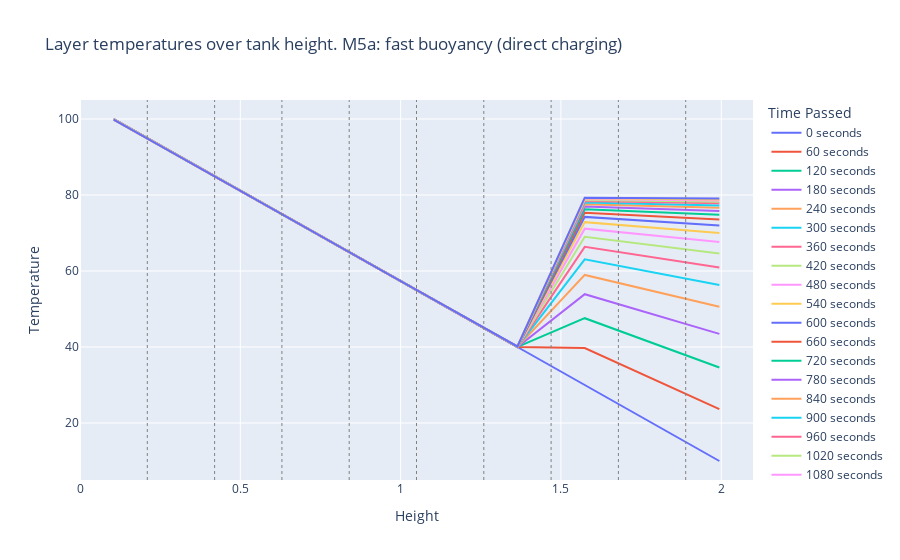
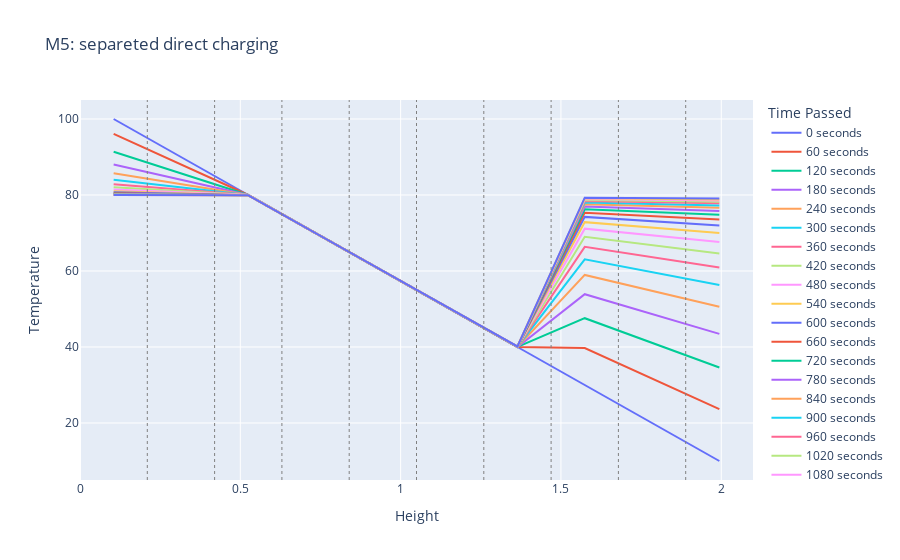
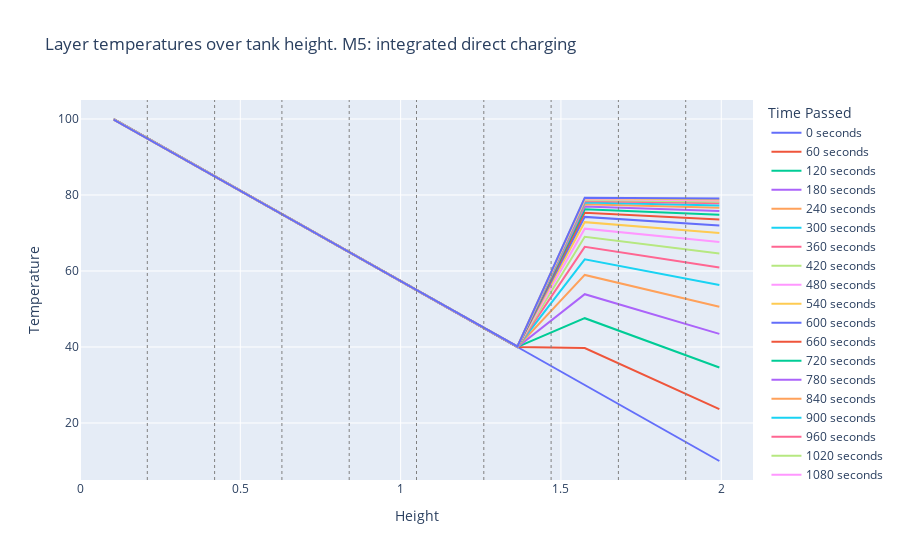

Source (notebook cell) for these figures, in order:
### Code cell
print("beta_i", beta_i)
print("beta_top", beta_top)
print("beta_bottom", beta_bottom)

qloss = 138.75
Uwert = (qloss)/((P_i*z + 2*A_i)*(65-20))
Uwert2 = (qloss)/((P_i*z + A_i)*(65-20))
print("U-wert", Uwert)
print("U-wert2", Uwert2)
print("defined k_i", k_i)
"""
# MODEL 0 - only dif (no inputs)
tank_vector0 = HeatDistributionVector_model0(alpha, z, T_zero, dt)
stability0 = tank_vector0.stability_check()
if (stability0 == 0):
    # Solve for the temperatures
    final_temperature0, results0 = tank_vector0.vector_solve(num_steps)
    # Plot the results
    plot_results_height(results0, tank_vector0.heights, dt, z, dz, "Tank layer temperatures over tank height. M0: only heat diffusion (no input)")
    plot_results_time(results0, dt, "Temperature development of each layer over time. M0: only heat diffusion (no input)")
"""
"""
# MODEL 2 - heat losses (with inputs)
tank_vector2 = HeatDistributionVector_model2(alpha, beta_i, beta_bottom, beta_top, lambda_i, phi_i, z, T_a, T_zero, dt, Qdot, mdot, Tm)
stability2 = tank_vector2.stability_check()
if (stability2 == 0):
    # Solve for the temperatures
    final_temperature2, results2 = tank_vector2.vector_solve(num_steps)
    # Plot the results
    plot_results_height(results2, tank_vector2.heights, dt, z, dz, "M2: heat losses (with input), Layer temperatures over tank height. ")
    #plot_results_time(results2, dt, "Temperature development of each layer over time. M2: heat losses (with input)")


# MODEL 3 - slow buoy (no inputs)
tank_vector3 = HeatDistributionVector_model3(alpha, beta_i, beta_bottom, beta_top, lambda_i, phi_i, z, T_a, T_zero, dt, Qdot, mdot, Tm)
stability3 = tank_vector3.stability_check()
if (stability3 == 0):
    # Solve for the temperatures
    final_temperature3, results3 = tank_vector3.vector_solve(num_steps)
    # Plot the results
    plot_results_height(results3, tank_vector3.heights, dt, z, dz, "M3: slow buoyancy, Layer temperatures over tank height")
    #plot_results_time(results3, dt, "Temperature development of each layer over time. M3: slow buoyancy")

"""

"""
# MODEL 4a - fast buoy (only charging +qdot)
tank_vector4a = HeatDistributionVector_model4a(alpha, beta_i, beta_bottom, beta_top, lambda_i, phi_i, z, T_a, T_zero, dt, Qdot_char, mdot, Tm)
stability4a = tank_vector4a.stability_check()
if (stability4a == 0):
    # Solve for the temperatures
    final_temperature4, results4a = tank_vector4a.vector_solve(num_steps)
    # Plot the results
    plot_results_height(results4a, tank_vector4a.heights, dt, z, dz, "M4a: fast buoyancy (only indirect charging), Layer temperatures over tank height. ")
    #plot_results_time(results4a, dt, "M4a: fast buoyancy (only indirect charging), Temperature development of each layer over time.)")

# MODEL 4b - fast buoy (only discharging -qdot)
tank_vector4b = HeatDistributionVector_model4b(alpha, beta_i, beta_bottom, beta_top, lambda_i, phi_i, z, T_a, T_zero, dt, Qdot_dischar, mdot, Tm)
stability4b = tank_vector4b.stability_check()
if (stability4b == 0):
    # Solve for the temperatures
    final_temperature4b, results4b = tank_vector4b.vector_solve(num_steps)
    # Plot the results
    plot_results_height(results4b, tank_vector4b.heights, dt, z, dz, "M4b: fast buoyancy (only indirect discharging), Layer temperatures over tank height. ")
    #plot_results_time(results4b, dt, "M4b: fast buoyancy (only indirect discharging), Temperature development of each layer over time.)")

# MODEL 4c - fast buoy (qdot separate)
tank_vector4c = HeatDistributionVector_model4c(alpha, beta_i, beta_bottom, beta_top, lambda_i, phi_i, z, T_a, T_zero, dt, Qdot_char, Qdot_dischar, mdot, Tm)
stability4c = tank_vector4c.stability_check()
if (stability4c == 0):
    # Solve for the temperatures
    final_temperature4c, results4c = tank_vector4c.vector_solve(num_steps)
    # Plot the results
    plot_results_height(results4c, tank_vector4c.heights, dt, z, dz, "Layer temperatures over tank height. M4c: separate qdot")
    #plot_results_time(results4c, dt, "M4: fast buoyancy (only indirect charging), Temperature development of each layer over time.)")
    

# MODEL 4d - fast buoy (qdot together)
tank_vector4d = HeatDistributionVector_model4d(alpha, beta_i, beta_bottom, beta_top, lambda_i, phi_i, z, T_a, T_zero, dt, Qdot, mdot, Tm)
stability4d = tank_vector4d.stability_check()
if (stability4d == 0):
    # Solve for the temperatures
    final_temperature4d, results4d = tank_vector4d.vector_solve(num_steps)
    # Plot the results
    plot_results_height(results4d, tank_vector4d.heights, dt, z, dz, "Layer temperatures over tank height. M4d: together")
    #plot_results_time(results4, dt, "M4: fast buoyancy (only indirect charging), Temperature development of each layer over time.)")
    

# MODEL 4 - fast buoy (qdot integrated)
tank_vector4 = HeatDistributionVector_model4(alpha, beta_i, beta_bottom, beta_top, lambda_i, phi_i, z, T_a, T_zero, dt, Qdot, mdot, Tm)
stability4 = tank_vector4.stability_check()
if (stability4 == 0):
    # Solve for the temperatures
    final_temperature4, results4 = tank_vector4.vector_solve(num_steps)
    # Plot the results
    plot_results_height(results4, tank_vector4.heights, dt, z, dz, "Layer temperatures over tank height. M4: integrated")
    #plot_results_time(results4, dt, "M4: fast buoyancy (only indirect charging), Temperature development of each layer over time.)")
    
"""
# MODEL 5a - fast buoy (mdot - only direct charging)
tank_vector5a = HeatDistributionVector_model5a(alpha, beta_i, beta_bottom, beta_top, lambda_i, phi_i, z, T_a, T_zero, dt, Qdot, mdot, Tm)
stability5a = tank_vector5a.stability_check()
if (stability5a == 0):
    # Solve for the temperatures
    final_temperature5a, results5a = tank_vector5a.vector_solve(num_steps)
    # Plot the results
    plot_results_height(results5a, tank_vector5a.heights, dt, z, dz, "Layer temperatures over tank height. M5a: fast buoyancy (direct charging)")
    #plot_results_time(results4, dt, "M4: fast buoyancy (only indirect charging), Temperature development of each layer over time.)")



# MODEL 5b - fast buoy (mdot - separated)
tank_vector5b = HeatDistributionVector_model5b(alpha, beta_i, beta_bottom, beta_top, lambda_i, phi_i, z, T_a, T_zero, dt, Qdot, mdot, Tm)
stability5b = tank_vector5b.stability_check()
if (stability5b == 0):
    # Solve for the temperatures
    final_temperature5b, results5b = tank_vector5b.vector_solve(num_steps)
    # Plot the results
    plot_results_height(results5b, tank_vector5b.heights, dt, z, dz, "M5: separeted direct charging")
    #plot_results_time(results4, dt, "M4: fast buoyancy (only indirect charging), Temperature development of each layer over time.)")


# MODEL 5 - fast buoy (mdot - integrated)
tank_vector5 = HeatDistributionVector_model5(alpha, beta_i, beta_bottom, beta_top, lambda_i, phi_i, z, T_a, T_zero, dt, Qdot, mdot, Tm)
stability5 = tank_vector5.stability_check()
if (stability5 == 0):
    # Solve for the temperatures
    final_temperature5, results5 = tank_vector5.vector_solve(num_steps)
    # Plot the results
    plot_results_height(results5, tank_vector5.heights, dt, z, dz, "Layer temperatures over tank height. M5: integrated direct charging")
    #plot_results_time(results4, dt, "M4: fast buoyancy (only indirect charging), Temperature development of each layer over time.)")

    



"""
# MODEL 5 - fast buoy (integrated)
tank_vector5 = HeatDistributionVector_model5(alpha, beta_i, beta_bottom, beta_top, lambda_i, phi_i, z, T_a, T_zero, dt, Qdot_mat, mdot_mat, Tm_mat)
stability5 = tank_vector5.stability_check()
if (stability5 == 0):
    # Solve for the temperatures
    final_temperature5, results5 = tank_vector5.vector_solve(num_steps)
    # Plot the results
    plot_results_height(results5, tank_vector5.heights, dt, z, dz, "Layer temperatures over tank height. M5: integrated direct charging")
    #plot_results_time(results4, dt, "M4: fast buoyancy (only indirect charging), Temperature development of each layer over time.)")
"""

### Figure 1 — Plotly figure (JSON) as saved in the notebook; plotly's stock layout.template omitted (floating-point values rounded to 4 significant figures)
{"data": [{"mode": "lines", "name": "0 seconds", "type": "scatter", "x": [0.105, 0.3149, 0.5248, 0.7347, 0.9446, 1.154, 1.364, 1.574, 1.784, 1.994], "y": [100, 90, 80, 70, 60, 50, 40, 30, 20, 10]}, {"mode": "lines", "name": "60 seconds", "type": "scatter", "x": [0.105, 0.3149, 0.5248, 0.7347, 0.9446, 1.154, 1.364, 1.574, 1.784, 1.994], "y": [99.99, 90.0, 80.0, 70.0, 60.0, 50.0, 40.0, 39.74, 31.69, 23.64]}, {"mode": "lines", "name": "120 seconds", "type": "scatter", "x": [0.105, 0.3149, 0.5248, 0.7347, 0.9446, 1.154, 1.364, 1.574, 1.784, 1.994], "y": [99.98, 89.99, 80.0, 70.0, 60.0, 50.0, 40.0, 47.58, 41.1, 34.62]}, {"mode": "lines", "name": "180 seconds", "type": "scatter", "x": [0.105, 0.3149, 0.5248, 0.7347, 0.9446, 1.154, 1.364, 1.574, 1.784, 1.994], "y": [99.98, 89.99, 79.99, 69.99, 60.0, 50.0, 40.0, 53.89, 48.67, 43.46]}, {"mode": "lines", "name": "240 seconds", "type": "scatter", "x": [0.105, 0.3149, 0.5248, 0.7347, 0.9446, 1.154, 1.364, 1.574, 1.784, 1.994], "y": [99.97, 89.99, 79.99, 69.99, 59.99, 50.0, 40.01, 58.97, 54.77, 50.57]}, {"mode": "lines", "name": "300 seconds", "type": "scatter", "x": [0.105, 0.3149, 0.5248, 0.7347, 0.9446, 1.154, 1.364, 1.574, 1.784, 1.994], "y": [99.96, 89.99, 79.99, 69.99, 59.99, 49.99, 40.01, 63.06, 59.69, 56.3]}, {"mode": "lines", "name": "360 seconds", "type": "scatter", "x": [0.105, 0.3149, 0.5248, 0.7347, 0.9446, 1.154, 1.364, 1.574, 1.784, 1.994], "y": [99.95, 89.98, 79.99, 69.99, 59.99, 49.99, 40.02, 66.35, 63.64, 60.92]}, {"mode": "lines", "name": "420 seconds", "type": "scatter", "x": [0.105, 0.3149, 0.5248, 0.7347, 0.9446, 1.154, 1.364, 1.574, 1.784, 1.994], "y": [99.95, 89.98, 79.98, 69.99, 59.99, 49.99, 40.02, 69.0, 66.83, 64.63]}, {"mode": "lines", "name": "480 seconds", "type": "scatter", "x": [0.105, 0.3149, 0.5248, 0.7347, 0.9446, 1.154, 1.364, 1.574, 1.784, 1.994], "y": [99.94, 89.98, 79.98, 69.99, 59.99, 49.99, 40.03, 71.14, 69.39, 67.62]}, {"mode": "lines", "name": "540 seconds", "type": "scatter", "x": [0.105, 0.3149, 0.5248, 0.7347, 0.9446, 1.154, 1.364, 1.574, 1.784, 1.994], "y": [99.93, 89.98, 79.98, 69.98, 59.99, 49.99, 40.04, 72.86, 71.46, 70.03]}, {"mode": "lines", "name": "600 seconds", "type": "scatter", "x": [0.105, 0.3149, 0.5248, 0.7347, 0.9446, 1.154, 1.364, 1.574, 1.784, 1.994], "y": [99.92, 89.97, 79.98, 69.98, 59.99, 49.99, 40.05, 74.24, 73.12, 71.97]}, {"mode": "lines", "name": "660 seconds", "type": "scatter", "x": [0.105, 0.3149, 0.5248, 0.7347, 0.9446, 1.154, 1.364, 1.574, 1.784, 1.994], "y": [99.92, 89.97, 79.98, 69.98, 59.98, 49.99, 40.05, 75.35, 74.46, 73.53]}, {"mode": "lines", "name": "720 seconds", "type": "scatter", "x": [0.105, 0.3149, 0.5248, 0.7347, 0.9446, 1.154, 1.364, 1.574, 1.784, 1.994], "y": [99.91, 89.97, 79.97, 69.98, 59.98, 49.99, 40.06, 76.25, 75.53, 74.79]}, {"mode": "lines", "name": "780 seconds", "type": "scatter", "x": [0.105, 0.3149, 0.5248, 0.7347, 0.9446, 1.154, 1.364, 1.574, 1.784, 1.994], "y": [99.9, 89.97, 79.97, 69.98, 59.98, 49.99, 40.07, 76.97, 76.4, 75.8]}, {"mode": "lines", "name": "840 seconds", "type": "scatter", "x": [0.105, 0.3149, 0.5248, 0.7347, 0.9446, 1.154, 1.364, 1.574, 1.784, 1.994], "y": [99.89, 89.96, 79.97, 69.97, 59.98, 49.98, 40.08, 77.55, 77.1, 76.61]}, {"mode": "lines", "name": "900 seconds", "type": "scatter", "x": [0.105, 0.3149, 0.5248, 0.7347, 0.9446, 1.154, 1.364, 1.574, 1.784, 1.994], "y": [99.89, 89.96, 79.97, 69.97, 59.98, 49.98, 40.09, 78.02, 77.66, 77.27]}, {"mode": "lines", "name": "960 seconds", "type": "scatter", "x": [0.105, 0.3149, 0.5248, 0.7347, 0.9446, 1.154, 1.364, 1.574, 1.784, 1.994], "y": [99.88, 89.96, 79.97, 69.97, 59.98, 49.98, 40.1, 78.39, 78.12, 77.8]}, {"mode": "lines", "name": "1020 seconds", "type": "scatter", "x": [0.105, 0.3149, 0.5248, 0.7347, 0.9446, 1.154, 1.364, 1.574, 1.784, 1.994], "y": [99.87, 89.96, 79.96, 69.97, 59.98, 49.98, 40.11, 78.7, 78.48, 78.22]}, {"mode": "lines", "name": "1080 seconds", "type": "scatter", "x": [0.105, 0.3149, 0.5248, 0.7347, 0.9446, 1.154, 1.364, 1.574, 1.784, 1.994], "y": [99.86, 89.95, 79.96, 69.97, 59.97, 49.98, 40.12, 78.94, 78.77, 78.56]}, {"mode": "lines", "name": "1140 seconds", "type": "scatter", "x": [0.105, 0.3149, 0.5248, 0.7347, 0.9446, 1.154, 1.364, 1.574, 1.784, 1.994], "y": [99.86, 89.95, 79.96, 69.97, 59.97, 49.98, 40.12, 79.14, 79.01, 78.84]}, {"mode": "lines", "name": "1200 seconds", "type": "scatter", "x": [0.105, 0.3149, 0.5248, 0.7347, 0.9446, 1.154, 1.364, 1.574, 1.784, 1.994], "y": [99.85, 89.95, 79.96, 69.96, 59.97, 49.98, 40.13, 79.3, 79.2, 79.06]}], "layout": {"legend": {"title": {"text": "Time Passed"}}, "shapes": [{"line": {"color": "grey", "dash": "dot", "width": 1}, "type": "line", "x0": 0.2099, "x1": 0.2099, "xref": "x", "y0": 0, "y1": 1, "yref": "paper"}, {"line": {"color": "grey", "dash": "dot", "width": 1}, "type": "line", "x0": 0.4198, "x1": 0.4198, "xref": "x", "y0": 0, "y1": 1, "yref": "paper"}, {"line": {"color": "grey", "dash": "dot", "width": 1}, "type": "line", "x0": 0.6297, "x1": 0.6297, "xref": "x", "y0": 0, "y1": 1, "yref": "paper"}, {"line": {"color": "grey", "dash": "dot", "width": 1}, "type": "line", "x0": 0.8396, "x1": 0.8396, "xref": "x", "y0": 0, "y1": 1, "yref": "paper"}, {"line": {"color": "grey", "dash": "dot", "width": 1}, "type": "line", "x0": 1.05, "x1": 1.05, "xref": "x", "y0": 0, "y1": 1, "yref": "paper"}, {"line": {"color": "grey", "dash": "dot", "width": 1}, "type": "line", "x0": 1.259, "x1": 1.259, "xref": "x", "y0": 0, "y1": 1, "yref": "paper"}, {"line": {"color": "grey", "dash": "dot", "width": 1}, "type": "line", "x0": 1.469, "x1": 1.469, "xref": "x", "y0": 0, "y1": 1, "yref": "paper"}, {"line": {"color": "grey", "dash": "dot", "width": 1}, "type": "line", "x0": 1.679, "x1": 1.679, "xref": "x", "y0": 0, "y1": 1, "yref": "paper"}, {"line": {"color": "grey", "dash": "dot", "width": 1}, "type": "line", "x0": 1.889, "x1": 1.889, "xref": "x", "y0": 0, "y1": 1, "yref": "paper"}], "title": {"text": "Layer temperatures over tank height. M5a: fast buoyancy (direct charging)"}, "xaxis": {"range": [0, 2.099], "title": {"text": "Height"}}, "yaxis": {"title": {"text": "Temperature"}}}}

### Figure 2 — Plotly figure (JSON) as saved in the notebook; plotly's stock layout.template omitted (floating-point values rounded to 4 significant figures)
{"data": [{"mode": "lines", "name": "0 seconds", "type": "scatter", "x": [0.105, 0.3149, 0.5248, 0.7347, 0.9446, 1.154, 1.364, 1.574, 1.784, 1.994], "y": [100, 90, 80, 70, 60, 50, 40, 30, 20, 10]}, {"mode": "lines", "name": "60 seconds", "type": "scatter", "x": [0.105, 0.3149, 0.5248, 0.7347, 0.9446, 1.154, 1.364, 1.574, 1.784, 1.994], "y": [96.1, 88.05, 80.0, 70.0, 60.0, 50.0, 40.0, 39.74, 31.69, 23.64]}, {"mode": "lines", "name": "120 seconds", "type": "scatter", "x": [0.105, 0.3149, 0.5248, 0.7347, 0.9446, 1.154, 1.364, 1.574, 1.784, 1.994], "y": [91.39, 85.7, 80.0, 70.0, 60.0, 50.0, 40.0, 47.58, 41.1, 34.62]}, {"mode": "lines", "name": "180 seconds", "type": "scatter", "x": [0.105, 0.3149, 0.5248, 0.7347, 0.9446, 1.154, 1.364, 1.574, 1.784, 1.994], "y": [88.05, 84.03, 79.99, 69.99, 60.0, 50.0, 40.0, 53.89, 48.67, 43.46]}, {"mode": "lines", "name": "240 seconds", "type": "scatter", "x": [0.105, 0.3149, 0.5248, 0.7347, 0.9446, 1.154, 1.364, 1.574, 1.784, 1.994], "y": [85.7, 82.85, 79.99, 69.99, 59.99, 50.0, 40.01, 58.97, 54.77, 50.57]}, {"mode": "lines", "name": "300 seconds", "type": "scatter", "x": [0.105, 0.3149, 0.5248, 0.7347, 0.9446, 1.154, 1.364, 1.574, 1.784, 1.994], "y": [84.03, 82.01, 79.99, 69.99, 59.99, 49.99, 40.01, 63.06, 59.69, 56.3]}, {"mode": "lines", "name": "360 seconds", "type": "scatter", "x": [0.105, 0.3149, 0.5248, 0.7347, 0.9446, 1.154, 1.364, 1.574, 1.784, 1.994], "y": [82.84, 81.42, 79.98, 69.99, 59.99, 49.99, 40.02, 66.35, 63.64, 60.92]}, {"mode": "lines", "name": "420 seconds", "type": "scatter", "x": [0.105, 0.3149, 0.5248, 0.7347, 0.9446, 1.154, 1.364, 1.574, 1.784, 1.994], "y": [82.01, 81.01, 79.98, 69.99, 59.99, 49.99, 40.02, 69.0, 66.83, 64.63]}, {"mode": "lines", "name": "480 seconds", "type": "scatter", "x": [0.105, 0.3149, 0.5248, 0.7347, 0.9446, 1.154, 1.364, 1.574, 1.784, 1.994], "y": [81.42, 80.71, 79.97, 69.99, 59.99, 49.99, 40.03, 71.14, 69.39, 67.62]}, {"mode": "lines", "name": "540 seconds", "type": "scatter", "x": [0.105, 0.3149, 0.5248, 0.7347, 0.9446, 1.154, 1.364, 1.574, 1.784, 1.994], "y": [81.0, 80.5, 79.97, 69.98, 59.99, 49.99, 40.04, 72.86, 71.46, 70.03]}, {"mode": "lines", "name": "600 seconds", "type": "scatter", "x": [0.105, 0.3149, 0.5248, 0.7347, 0.9446, 1.154, 1.364, 1.574, 1.784, 1.994], "y": [80.7, 80.35, 79.97, 69.98, 59.99, 49.99, 40.05, 74.24, 73.12, 71.97]}, {"mode": "lines", "name": "660 seconds", "type": "scatter", "x": [0.105, 0.3149, 0.5248, 0.7347, 0.9446, 1.154, 1.364, 1.574, 1.784, 1.994], "y": [80.49, 80.25, 79.96, 69.98, 59.98, 49.99, 40.05, 75.35, 74.46, 73.53]}, {"mode": "lines", "name": "720 seconds", "type": "scatter", "x": [0.105, 0.3149, 0.5248, 0.7347, 0.9446, 1.154, 1.364, 1.574, 1.784, 1.994], "y": [80.34, 80.17, 79.96, 69.98, 59.98, 49.99, 40.06, 76.25, 75.53, 74.79]}, {"mode": "lines", "name": "780 seconds", "type": "scatter", "x": [0.105, 0.3149, 0.5248, 0.7347, 0.9446, 1.154, 1.364, 1.574, 1.784, 1.994], "y": [80.24, 80.12, 79.95, 69.98, 59.98, 49.99, 40.07, 76.97, 76.4, 75.8]}, {"mode": "lines", "name": "840 seconds", "type": "scatter", "x": [0.105, 0.3149, 0.5248, 0.7347, 0.9446, 1.154, 1.364, 1.574, 1.784, 1.994], "y": [80.17, 80.08, 79.95, 69.97, 59.98, 49.98, 40.08, 77.55, 77.1, 76.61]}, {"mode": "lines", "name": "900 seconds", "type": "scatter", "x": [0.105, 0.3149, 0.5248, 0.7347, 0.9446, 1.154, 1.364, 1.574, 1.784, 1.994], "y": [80.11, 80.06, 79.94, 69.97, 59.98, 49.98, 40.09, 78.02, 77.66, 77.27]}, {"mode": "lines", "name": "960 seconds", "type": "scatter", "x": [0.105, 0.3149, 0.5248, 0.7347, 0.9446, 1.154, 1.364, 1.574, 1.784, 1.994], "y": [80.08, 80.04, 79.94, 69.97, 59.98, 49.98, 40.1, 78.39, 78.12, 77.8]}, {"mode": "lines", "name": "1020 seconds", "type": "scatter", "x": [0.105, 0.3149, 0.5248, 0.7347, 0.9446, 1.154, 1.364, 1.574, 1.784, 1.994], "y": [80.05, 80.02, 79.94, 69.97, 59.98, 49.98, 40.11, 78.7, 78.48, 78.22]}, {"mode": "lines", "name": "1080 seconds", "type": "scatter", "x": [0.105, 0.3149, 0.5248, 0.7347, 0.9446, 1.154, 1.364, 1.574, 1.784, 1.994], "y": [80.03, 80.02, 79.93, 69.97, 59.97, 49.98, 40.12, 78.94, 78.77, 78.56]}, {"mode": "lines", "name": "1140 seconds", "type": "scatter", "x": [0.105, 0.3149, 0.5248, 0.7347, 0.9446, 1.154, 1.364, 1.574, 1.784, 1.994], "y": [80.02, 80.01, 79.93, 69.97, 59.97, 49.98, 40.12, 79.14, 79.01, 78.84]}, {"mode": "lines", "name": "1200 seconds", "type": "scatter", "x": [0.105, 0.3149, 0.5248, 0.7347, 0.9446, 1.154, 1.364, 1.574, 1.784, 1.994], "y": [80.01, 80.0, 79.92, 69.96, 59.97, 49.98, 40.13, 79.3, 79.2, 79.06]}], "layout": {"legend": {"title": {"text": "Time Passed"}}, "shapes": [{"line": {"color": "grey", "dash": "dot", "width": 1}, "type": "line", "x0": 0.2099, "x1": 0.2099, "xref": "x", "y0": 0, "y1": 1, "yref": "paper"}, {"line": {"color": "grey", "dash": "dot", "width": 1}, "type": "line", "x0": 0.4198, "x1": 0.4198, "xref": "x", "y0": 0, "y1": 1, "yref": "paper"}, {"line": {"color": "grey", "dash": "dot", "width": 1}, "type": "line", "x0": 0.6297, "x1": 0.6297, "xref": "x", "y0": 0, "y1": 1, "yref": "paper"}, {"line": {"color": "grey", "dash": "dot", "width": 1}, "type": "line", "x0": 0.8396, "x1": 0.8396, "xref": "x", "y0": 0, "y1": 1, "yref": "paper"}, {"line": {"color": "grey", "dash": "dot", "width": 1}, "type": "line", "x0": 1.05, "x1": 1.05, "xref": "x", "y0": 0, "y1": 1, "yref": "paper"}, {"line": {"color": "grey", "dash": "dot", "width": 1}, "type": "line", "x0": 1.259, "x1": 1.259, "xref": "x", "y0": 0, "y1": 1, "yref": "paper"}, {"line": {"color": "grey", "dash": "dot", "width": 1}, "type": "line", "x0": 1.469, "x1": 1.469, "xref": "x", "y0": 0, "y1": 1, "yref": "paper"}, {"line": {"color": "grey", "dash": "dot", "width": 1}, "type": "line", "x0": 1.679, "x1": 1.679, "xref": "x", "y0": 0, "y1": 1, "yref": "paper"}, {"line": {"color": "grey", "dash": "dot", "width": 1}, "type": "line", "x0": 1.889, "x1": 1.889, "xref": "x", "y0": 0, "y1": 1, "yref": "paper"}], "title": {"text": "M5: separeted direct charging"}, "xaxis": {"range": [0, 2.099], "title": {"text": "Height"}}, "yaxis": {"title": {"text": "Temperature"}}}}

### Figure 3 — Plotly figure (JSON) as saved in the notebook; plotly's stock layout.template omitted (floating-point values rounded to 4 significant figures)
{"data": [{"mode": "lines", "name": "0 seconds", "type": "scatter", "x": [0.105, 0.3149, 0.5248, 0.7347, 0.9446, 1.154, 1.364, 1.574, 1.784, 1.994], "y": [100, 90, 80, 70, 60, 50, 40, 30, 20, 10]}, {"mode": "lines", "name": "60 seconds", "type": "scatter", "x": [0.105, 0.3149, 0.5248, 0.7347, 0.9446, 1.154, 1.364, 1.574, 1.784, 1.994], "y": [99.99, 90.0, 80.0, 70.0, 60.0, 50.0, 40.0, 39.74, 31.69, 23.64]}, {"mode": "lines", "name": "120 seconds", "type": "scatter", "x": [0.105, 0.3149, 0.5248, 0.7347, 0.9446, 1.154, 1.364, 1.574, 1.784, 1.994], "y": [99.98, 89.99, 80.0, 70.0, 60.0, 50.0, 40.0, 47.58, 41.1, 34.62]}, {"mode": "lines", "name": "180 seconds", "type": "scatter", "x": [0.105, 0.3149, 0.5248, 0.7347, 0.9446, 1.154, 1.364, 1.574, 1.784, 1.994], "y": [99.98, 89.99, 79.99, 69.99, 60.0, 50.0, 40.0, 53.89, 48.67, 43.46]}, {"mode": "lines", "name": "240 seconds", "type": "scatter", "x": [0.105, 0.3149, 0.5248, 0.7347, 0.9446, 1.154, 1.364, 1.574, 1.784, 1.994], "y": [99.97, 89.99, 79.99, 69.99, 59.99, 50.0, 40.01, 58.97, 54.77, 50.57]}, {"mode": "lines", "name": "300 seconds", "type": "scatter", "x": [0.105, 0.3149, 0.5248, 0.7347, 0.9446, 1.154, 1.364, 1.574, 1.784, 1.994], "y": [99.96, 89.99, 79.99, 69.99, 59.99, 49.99, 40.01, 63.06, 59.69, 56.3]}, {"mode": "lines", "name": "360 seconds", "type": "scatter", "x": [0.105, 0.3149, 0.5248, 0.7347, 0.9446, 1.154, 1.364, 1.574, 1.784, 1.994], "y": [99.95, 89.98, 79.99, 69.99, 59.99, 49.99, 40.02, 66.35, 63.64, 60.92]}, {"mode": "lines", "name": "420 seconds", "type": "scatter", "x": [0.105, 0.3149, 0.5248, 0.7347, 0.9446, 1.154, 1.364, 1.574, 1.784, 1.994], "y": [99.95, 89.98, 79.98, 69.99, 59.99, 49.99, 40.02, 69.0, 66.83, 64.63]}, {"mode": "lines", "name": "480 seconds", "type": "scatter", "x": [0.105, 0.3149, 0.5248, 0.7347, 0.9446, 1.154, 1.364, 1.574, 1.784, 1.994], "y": [99.94, 89.98, 79.98, 69.99, 59.99, 49.99, 40.03, 71.14, 69.39, 67.62]}, {"mode": "lines", "name": "540 seconds", "type": "scatter", "x": [0.105, 0.3149, 0.5248, 0.7347, 0.9446, 1.154, 1.364, 1.574, 1.784, 1.994], "y": [99.93, 89.98, 79.98, 69.98, 59.99, 49.99, 40.04, 72.86, 71.46, 70.03]}, {"mode": "lines", "name": "600 seconds", "type": "scatter", "x": [0.105, 0.3149, 0.5248, 0.7347, 0.9446, 1.154, 1.364, 1.574, 1.784, 1.994], "y": [99.92, 89.97, 79.98, 69.98, 59.99, 49.99, 40.05, 74.24, 73.12, 71.97]}, {"mode": "lines", "name": "660 seconds", "type": "scatter", "x": [0.105, 0.3149, 0.5248, 0.7347, 0.9446, 1.154, 1.364, 1.574, 1.784, 1.994], "y": [99.92, 89.97, 79.98, 69.98, 59.98, 49.99, 40.05, 75.35, 74.46, 73.53]}, {"mode": "lines", "name": "720 seconds", "type": "scatter", "x": [0.105, 0.3149, 0.5248, 0.7347, 0.9446, 1.154, 1.364, 1.574, 1.784, 1.994], "y": [99.91, 89.97, 79.97, 69.98, 59.98, 49.99, 40.06, 76.25, 75.53, 74.79]}, {"mode": "lines", "name": "780 seconds", "type": "scatter", "x": [0.105, 0.3149, 0.5248, 0.7347, 0.9446, 1.154, 1.364, 1.574, 1.784, 1.994], "y": [99.9, 89.97, 79.97, 69.98, 59.98, 49.99, 40.07, 76.97, 76.4, 75.8]}, {"mode": "lines", "name": "840 seconds", "type": "scatter", "x": [0.105, 0.3149, 0.5248, 0.7347, 0.9446, 1.154, 1.364, 1.574, 1.784, 1.994], "y": [99.89, 89.96, 79.97, 69.97, 59.98, 49.98, 40.08, 77.55, 77.1, 76.61]}, {"mode": "lines", "name": "900 seconds", "type": "scatter", "x": [0.105, 0.3149, 0.5248, 0.7347, 0.9446, 1.154, 1.364, 1.574, 1.784, 1.994], "y": [99.89, 89.96, 79.97, 69.97, 59.98, 49.98, 40.09, 78.02, 77.66, 77.27]}, {"mode": "lines", "name": "960 seconds", "type": "scatter", "x": [0.105, 0.3149, 0.5248, 0.7347, 0.9446, 1.154, 1.364, 1.574, 1.784, 1.994], "y": [99.88, 89.96, 79.97, 69.97, 59.98, 49.98, 40.1, 78.39, 78.12, 77.8]}, {"mode": "lines", "name": "1020 seconds", "type": "scatter", "x": [0.105, 0.3149, 0.5248, 0.7347, 0.9446, 1.154, 1.364, 1.574, 1.784, 1.994], "y": [99.87, 89.96, 79.96, 69.97, 59.98, 49.98, 40.11, 78.7, 78.48, 78.22]}, {"mode": "lines", "name": "1080 seconds", "type": "scatter", "x": [0.105, 0.3149, 0.5248, 0.7347, 0.9446, 1.154, 1.364, 1.574, 1.784, 1.994], "y": [99.86, 89.95, 79.96, 69.97, 59.97, 49.98, 40.12, 78.94, 78.77, 78.56]}, {"mode": "lines", "name": "1140 seconds", "type": "scatter", "x": [0.105, 0.3149, 0.5248, 0.7347, 0.9446, 1.154, 1.364, 1.574, 1.784, 1.994], "y": [99.86, 89.95, 79.96, 69.97, 59.97, 49.98, 40.12, 79.14, 79.01, 78.84]}, {"mode": "lines", "name": "1200 seconds", "type": "scatter", "x": [0.105, 0.3149, 0.5248, 0.7347, 0.9446, 1.154, 1.364, 1.574, 1.784, 1.994], "y": [99.85, 89.95, 79.96, 69.96, 59.97, 49.98, 40.13, 79.3, 79.2, 79.06]}], "layout": {"legend": {"title": {"text": "Time Passed"}}, "shapes": [{"line": {"color": "grey", "dash": "dot", "width": 1}, "type": "line", "x0": 0.2099, "x1": 0.2099, "xref": "x", "y0": 0, "y1": 1, "yref": "paper"}, {"line": {"color": "grey", "dash": "dot", "width": 1}, "type": "line", "x0": 0.4198, "x1": 0.4198, "xref": "x", "y0": 0, "y1": 1, "yref": "paper"}, {"line": {"color": "grey", "dash": "dot", "width": 1}, "type": "line", "x0": 0.6297, "x1": 0.6297, "xref": "x", "y0": 0, "y1": 1, "yref": "paper"}, {"line": {"color": "grey", "dash": "dot", "width": 1}, "type": "line", "x0": 0.8396, "x1": 0.8396, "xref": "x", "y0": 0, "y1": 1, "yref": "paper"}, {"line": {"color": "grey", "dash": "dot", "width": 1}, "type": "line", "x0": 1.05, "x1": 1.05, "xref": "x", "y0": 0, "y1": 1, "yref": "paper"}, {"line": {"color": "grey", "dash": "dot", "width": 1}, "type": "line", "x0": 1.259, "x1": 1.259, "xref": "x", "y0": 0, "y1": 1, "yref": "paper"}, {"line": {"color": "grey", "dash": "dot", "width": 1}, "type": "line", "x0": 1.469, "x1": 1.469, "xref": "x", "y0": 0, "y1": 1, "yref": "paper"}, {"line": {"color": "grey", "dash": "dot", "width": 1}, "type": "line", "x0": 1.679, "x1": 1.679, "xref": "x", "y0": 0, "y1": 1, "yref": "paper"}, {"line": {"color": "grey", "dash": "dot", "width": 1}, "type": "line", "x0": 1.889, "x1": 1.889, "xref": "x", "y0": 0, "y1": 1, "yref": "paper"}], "title": {"text": "Layer temperatures over tank height. M5: integrated direct charging"}, "xaxis": {"range": [0, 2.099], "title": {"text": "Height"}}, "yaxis": {"title": {"text": "Temperature"}}}}
